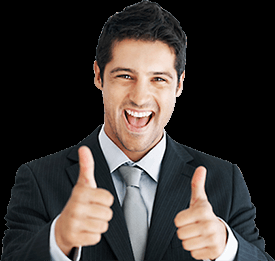
#> input picture Happy-Person-Free-Download-PNG.png, 275 x 261 px, given in place of the camera
$ python main.py
#> lines starting #> are read from the running program, lines starting #| are printed output that depends on the picture; after the words box and inside, x2 and y2 are one past the last pixel; in counts of white or black regions, pixels touching at a corner belong together
### detector/face_detector.py
import cv2 as cv


def load_face_cascade():
    """
    Load Haar Cascade model for face detection.
    """
    return cv.CascadeClassifier(
        cv.data.haarcascades + "haarcascade_frontalface_default.xml"
    )


# [15 lines left out: function detect_faces, not called in this run]

### detector/webcam_utils.py
import cv2 as cv
import time


def calculate_fps(prev_time):
    """
    Calculate FPS and return:
    (fps_value, current_time)
    """
    curr_time = time.time()
    time_diff = curr_time - prev_time
    fps = 1 / time_diff if time_diff > 0 else 0
    return int(fps), curr_time


# [7 lines left out: function save_screenshot, not called in this run]

### main.py
import cv2 as cv
import time
from collections import defaultdict

import matplotlib

matplotlib.use("Agg")
import matplotlib.pyplot as plt

from detector.preprocess import preprocess
from detector.face_detector import load_face_cascade, detect_faces
from detector.webcam_utils import calculate_fps, save_screenshot

from emotion.classifier import classify_emotion
from emotion.visualization import draw_face_result

EMOTIONS = ["angry", "disgust", "fear", "happy", "sad", "surprise", "neutral"]


def show_session_summary(emotion_counts: dict, session_seconds: float):
    emotions = EMOTIONS
    counts = [emotion_counts.get(e, 0) for e in emotions]
    total = sum(counts)

    colors = ["#e74c3c", "#2ecc71", "#9b59b6", "#f1c40f", "#3498db", "#e67e22", "#95a5a6"]

    fig, axes = plt.subplots(1, 2, figsize=(12, 5))
    fig.suptitle(
        f"Webcam Session Summary  |  {total} detections  |  {session_seconds:.0f}s",
        fontsize=14, fontweight="bold"
    )

    bars = axes[0].bar(emotions, counts, color=colors, edgecolor="white")
    axes[0].set_title("Detection count per emotion")
    axes[0].set_xlabel("Emotion")
    axes[0].set_ylabel("Count")
    axes[0].tick_params(axis="x", rotation=30)
    for bar, cnt in zip(bars, counts):
        if cnt > 0:
            axes[0].text(bar.get_x() + bar.get_width() / 2,
                         bar.get_height() + 0.3, str(cnt),
                         ha="center", va="bottom", fontsize=9)

    if total > 0:
        non_zero = [(e, c, col) for e, c, col in zip(emotions, counts, colors) if c > 0]
        axes[1].pie([x[1] for x in non_zero],
                    labels=[x[0] for x in non_zero],
                    colors=[x[2] for x in non_zero],
                    autopct="%1.1f%%", startangle=140)
    else:
        axes[1].text(0.5, 0.5, "No faces detected", ha="center", va="center")
        axes[1].axis("off")
    axes[1].set_title("Emotion distribution (%)")

    plt.tight_layout()
    save_path = f"session_summary_{int(time.time())}.png"
    plt.savefig(save_path, dpi=120)
    plt.show()
    print(f"Session summary saved → {save_path}")


def main():
    face_cascade = load_face_cascade()

    if face_cascade.empty():
        print("Error: Could not find XML file")
        return

    capt = cv.VideoCapture(0)

    if not capt.isOpened():
        print("Error: Could not open camera")
        return

    prev_time = 0
    start_time = time.time()
    frame_cnt = 0
    n = 5
    last_faces = []
    emotion_counts = defaultdict(int)

    print("Controls: 'S' for Screenshot, 'Q' to Quit")

    while True:
        r, frame = capt.read()
#> frame is the input picture: shape (261, 275, 3); mean B, G, R 52, 54.8, 60.4
        if not r:
            break

        frame = cv.flip(frame, 1)
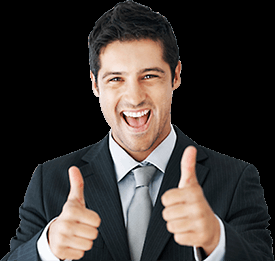
#> frame: shape (261, 275, 3); mean B, G, R 52, 54.8, 60.4
        frame_cnt += 1

        if frame_cnt % n == 0:
            faces = detect_faces(frame, face_cascade)

            if len(faces) > 0:
                last_faces = faces

        for (x, y, w, h) in last_faces:
            cv.rectangle(frame, (x, y), (x + w, y + h), (0, 255, 0), 2)
            cv.putText(
                frame,
                "User Face",
                (x, y - 10),
                cv.FONT_HERSHEY_SIMPLEX,
                0.8,
                (0, 255, 0),
                1
            )

            face = frame[y:y + h, x:x + w]

            if face.size > 0:
                processed_face = preprocess(face)

                preview = cv.cvtColor(processed_face, cv.COLOR_GRAY2BGR)
                preview = cv.resize(preview, (80, 80))
                frame[10:90, 10:90] = preview

                cv.putText(
                    frame,
                    "Input to AI",
                    (10, 105),
                    cv.FONT_HERSHEY_SIMPLEX,
                    0.7,
                    (255, 255, 255),
                    1
                )

                result = classify_emotion(face)

                if result["success"]:
                    draw_face_result(frame, x, y, w, h, result)
                    emotion_counts[result["dominant_emotion"]] += 1
                else:
                    print("Emotion Error:", result["error"])
                    cv.putText(
                        frame,
                        "Emotion Error",
                        (x, y + h + 20),
                        cv.FONT_HERSHEY_SIMPLEX,
                        0.6,
                        (0, 0, 255),
                        2
                    )
#> after the loop, emotion_counts = 0 items

        fps, prev_time = calculate_fps(prev_time)

        cv.putText(
            frame,
            f"FPS: {fps}",
            (frame.shape[1] - 120, 30),
            cv.FONT_HERSHEY_SIMPLEX,
            0.7,
            (255, 255, 255),
            1
        )
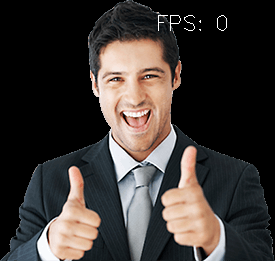
#> frame: shape (261, 275, 3); 0.21% of pixels changed, all inside (x1, y1, x2, y2) = (158, 15, 227, 31)

        cv.imshow("Emotion Detection System", frame)

        key = cv.waitKey(1) & 0xFF
#> (key q is pressed here)
        if key == ord('q'):
            break
        elif key == ord('s'):
            save_screenshot(frame)

    capt.release()
    cv.destroyAllWindows()

    show_session_summary(dict(emotion_counts), time.time() - start_time)
#> in show_session_summary, `counts = [emotion_counts.get(e, 0) for e in emotions]`: counts = [0, 0, 0, 0, 0, 0, 0]
#> in show_session_summary, `total = sum(counts)`: total = 0
#> in show_session_summary, `bars = axes[0].bar(emotions, counts, color=colors, edgecolor="white")`: bars = 7 items
#> the loop in show_session_summary, `for bar, cnt in zip(bars, counts):` made 7 passes
#> in show_session_summary, `plt.savefig(save_path, dpi=120)`:
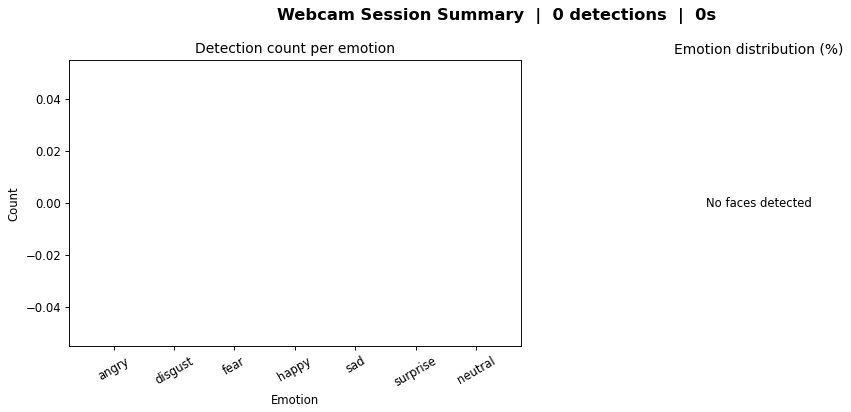
#> figure drawn by matplotlib, 1 panel


if __name__ == "__main__":
    main()
